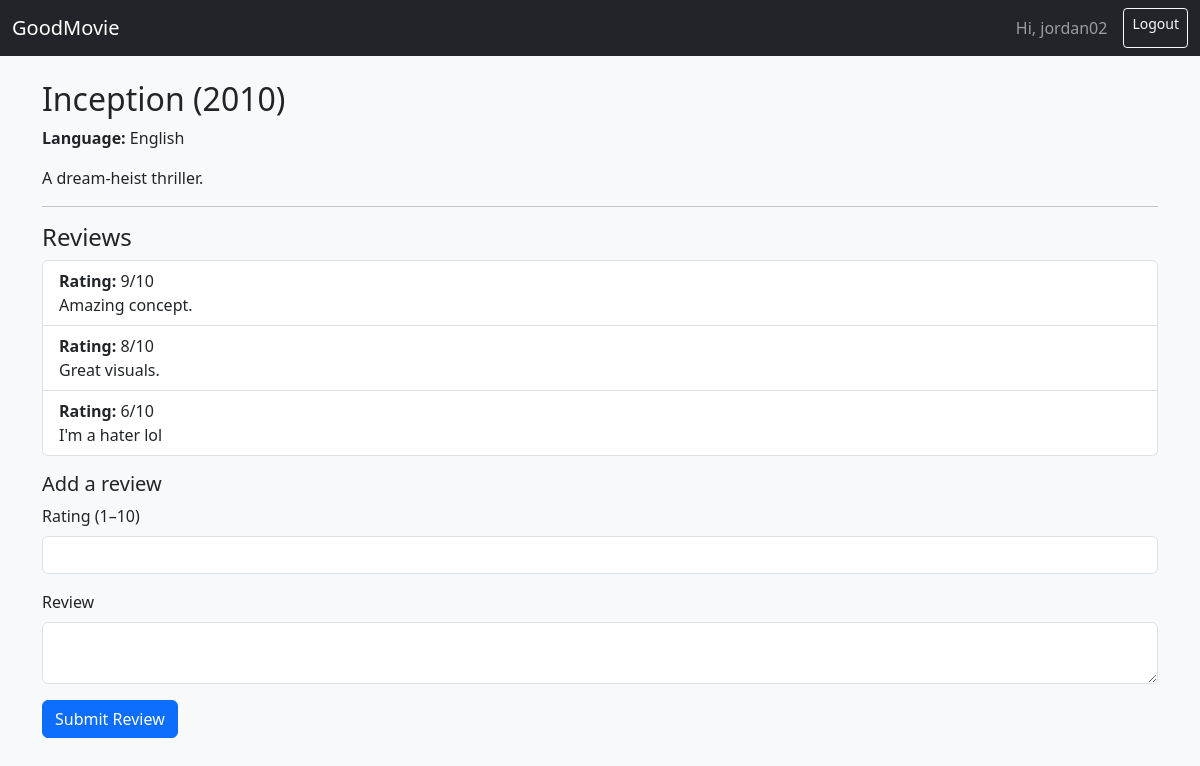
/movies/1 (signed in), run on the app's committed database.
### tables this page shows
CREATE TABLE Movies (
    movie_id INTEGER PRIMARY KEY AUTOINCREMENT,
    title TEXT NOT NULL,
    release_year INTEGER,
    runtime_minutes INTEGER,
    description TEXT,
    language TEXT,
    created_at TEXT
);

CREATE TABLE Reviews (
    review_id INTEGER PRIMARY KEY AUTOINCREMENT,
    user_id INTEGER NOT NULL,
    movie_id INTEGER NOT NULL,
    rating INTEGER NOT NULL,
    review_text TEXT,
    contains_spoilers INTEGER DEFAULT 0,
    created_at TEXT,
    FOREIGN KEY (user_id) REFERENCES Users(user_id),
    FOREIGN KEY (movie_id) REFERENCES Movies(movie_id)
);

### app.py (the view)
@app.route("/movies/<int:movie_id>")
def movie_detail(movie_id):
    conn = get_db()
    movie = conn.execute("SELECT * FROM Movies WHERE movie_id=?", (movie_id,)).fetchone()
    reviews = conn.execute("SELECT * FROM Reviews WHERE movie_id=?", (movie_id,)).fetchall()
    conn.close()
    return render_template("movie_detail.html", movie=movie, reviews=reviews)

### app.py (called while the page is built)
def get_db():
    conn = sqlite3.connect("goodmovie.db")
    conn.row_factory = sqlite3.Row
    return conn

### templates/movie_detail.html
{% extends "base.html" %}
{% block content %}
<h2>{{ movie["title"] }} ({{ movie["release_year"] }})</h2>
<p><strong>Language:</strong> {{ movie["language"] }}</p>
<p>{{ movie["description"] }}</p>
<hr>
<h4>Reviews</h4>
<ul class="list-group mb-3">
  {% for r in reviews %}
    <li class="list-group-item">
      <strong>Rating:</strong> {{ r["rating"] }}/10<br>
      {{ r["review_text"] }}
    </li>
  {% else %}
    <li class="list-group-item">No reviews yet.</li>
  {% endfor %}
</ul>
{% if session.get("user_id") %}
<h5>Add a review</h5>
<form method="post" action="{{ url_for('add_review', movie_id=movie['movie_id']) }}">
  <div class="mb-3">
    <label class="form-label">Rating (1–10)</label>
    <input name="rating" type="number" min="1" max="10" class="form-control">
  </div>
  <div class="mb-3">
    <label class="form-label">Review</label>
    <textarea name="review_text" class="form-control"></textarea>
  </div>
  <button class="btn btn-primary">Submit Review</button>
</form>
{% else %}
<p><a href="{{ url_for('login') }}">Log in</a> to add a review.</p>
{% endif %}
{% endblock %}

### data on the page
Movies: title "Inception", release_year "2010", language "English", description "A dream-heist thriller."
Reviews: rating "9", review_text "Amazing concept."
Reviews: rating "8", review_text "Great visuals."
Reviews: rating "6", review_text "I'm a hater lol"

### other printed values
{{ session['username'] }} "jordan02"
